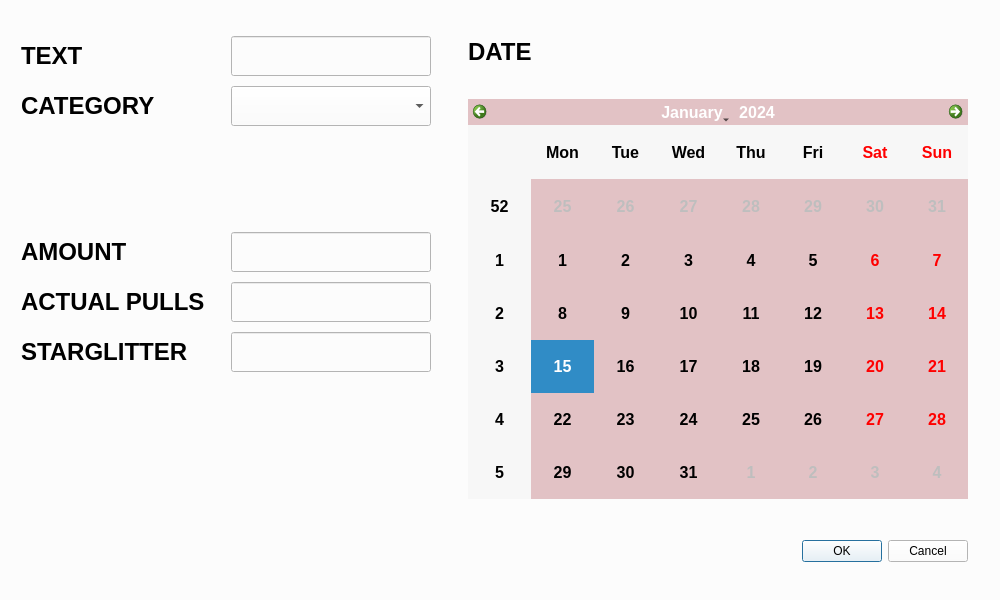
<?xml version="1.0" encoding="UTF-8"?>
<ui version="4.0">
 <class>Dialog</class>
 <widget class="QDialog" name="Dialog">
  <property name="geometry">
   <rect>
    <x>0</x>
    <y>0</y>
    <width>1000</width>
    <height>600</height>
   </rect>
  </property>
  <property name="sizePolicy">
   <sizepolicy hsizetype="Minimum" vsizetype="Minimum">
    <horstretch>0</horstretch>
    <verstretch>0</verstretch>
   </sizepolicy>
  </property>
  <property name="minimumSize">
   <size>
    <width>1000</width>
    <height>600</height>
   </size>
  </property>
  <property name="maximumSize">
   <size>
    <width>1000</width>
    <height>600</height>
   </size>
  </property>
  <property name="windowTitle">
   <string>Edit Event</string>
  </property>
  <property name="windowOpacity">
   <double>0.900000000000000</double>
  </property>
  <property name="styleSheet">
   <string notr="true">background-color: rgb(252,252,252)</string>
  </property>
  <layout class="QHBoxLayout" name="horizontalLayout">
   <item>
    <layout class="QFormLayout" name="formLayout">
     <property name="horizontalSpacing">
      <number>10</number>
     </property>
     <property name="verticalSpacing">
      <number>10</number>
     </property>
     <property name="leftMargin">
      <number>10</number>
     </property>
     <property name="topMargin">
      <number>10</number>
     </property>
     <property name="rightMargin">
      <number>10</number>
     </property>
     <property name="bottomMargin">
      <number>10</number>
     </property>
     <item row="0" column="0" colspan="2">
      <spacer name="verticalSpacer_3">
       <property name="orientation">
        <enum>Qt::Vertical</enum>
       </property>
       <property name="sizeType">
        <enum>QSizePolicy::Fixed</enum>
       </property>
       <property name="sizeHint" stdset="0">
        <size>
         <width>20</width>
         <height>5</height>
        </size>
       </property>
      </spacer>
     </item>
     <item row="1" column="0">
      <widget class="QLabel" name="label">
       <property name="sizePolicy">
        <sizepolicy hsizetype="Minimum" vsizetype="Minimum">
         <horstretch>0</horstretch>
         <verstretch>0</verstretch>
        </sizepolicy>
       </property>
       <property name="minimumSize">
        <size>
         <width>200</width>
         <height>40</height>
        </size>
       </property>
       <property name="maximumSize">
        <size>
         <width>200</width>
         <height>40</height>
        </size>
       </property>
       <property name="font">
        <font>
         <family>MS Shell Dlg 2</family>
         <pointsize>18</pointsize>
         <weight>75</weight>
         <bold>true</bold>
        </font>
       </property>
       <property name="styleSheet">
        <string notr="true">background-color: rgb(252,252,252)</string>
       </property>
       <property name="text">
        <string>TEXT</string>
       </property>
       <property name="alignment">
        <set>Qt::AlignLeading|Qt::AlignLeft|Qt::AlignVCenter</set>
       </property>
      </widget>
     </item>
     <item row="1" column="1">
      <widget class="QLineEdit" name="lineDesc">
       <property name="sizePolicy">
        <sizepolicy hsizetype="Minimum" vsizetype="Minimum">
         <horstretch>0</horstretch>
         <verstretch>0</verstretch>
        </sizepolicy>
       </property>
       <property name="minimumSize">
        <size>
         <width>200</width>
         <height>40</height>
        </size>
       </property>
       <property name="maximumSize">
        <size>
         <width>200</width>
         <height>40</height>
        </size>
       </property>
       <property name="font">
        <font>
         <pointsize>12</pointsize>
         <weight>75</weight>
         <bold>true</bold>
        </font>
       </property>
       <property name="focusPolicy">
        <enum>Qt::ClickFocus</enum>
       </property>
       <property name="styleSheet">
        <string notr="true">background-color: rgb(252,252,252)</string>
       </property>
       <property name="dragEnabled">
        <bool>false</bool>
       </property>
      </widget>
     </item>
     <item row="2" column="0">
      <widget class="QLabel" name="label_2">
       <property name="sizePolicy">
        <sizepolicy hsizetype="Minimum" vsizetype="Minimum">
         <horstretch>0</horstretch>
         <verstretch>0</verstretch>
        </sizepolicy>
       </property>
       <property name="minimumSize">
        <size>
         <width>200</width>
         <height>40</height>
        </size>
       </property>
       <property name="maximumSize">
        <size>
         <width>200</width>
         <height>40</height>
        </size>
       </property>
       <property name="font">
        <font>
         <family>MS Shell Dlg 2</family>
         <pointsize>18</pointsize>
         <weight>75</weight>
         <bold>true</bold>
        </font>
       </property>
       <property name="styleSheet">
        <string notr="true">background-color: rgb(252,252,252)</string>
       </property>
       <property name="text">
        <string>CATEGORY</string>
       </property>
       <property name="alignment">
        <set>Qt::AlignLeading|Qt::AlignLeft|Qt::AlignVCenter</set>
       </property>
      </widget>
     </item>
     <item row="2" column="1">
      <widget class="QComboBox" name="catCombo">
       <property name="sizePolicy">
        <sizepolicy hsizetype="Minimum" vsizetype="Minimum">
         <horstretch>0</horstretch>
         <verstretch>0</verstretch>
        </sizepolicy>
       </property>
       <property name="minimumSize">
        <size>
         <width>200</width>
         <height>40</height>
        </size>
       </property>
       <property name="maximumSize">
        <size>
         <width>200</width>
         <height>40</height>
        </size>
       </property>
       <property name="font">
        <font>
         <pointsize>12</pointsize>
         <weight>75</weight>
         <bold>true</bold>
        </font>
       </property>
       <property name="focusPolicy">
        <enum>Qt::ClickFocus</enum>
       </property>
       <property name="styleSheet">
        <string notr="true">background-color: rgb(252,252,252)</string>
       </property>
       <property name="frame">
        <bool>true</bool>
       </property>
      </widget>
     </item>
     <item row="3" column="0" colspan="2">
      <spacer name="verticalSpacer_2">
       <property name="orientation">
        <enum>Qt::Vertical</enum>
       </property>
       <property name="sizeType">
        <enum>QSizePolicy::Preferred</enum>
       </property>
       <property name="sizeHint" stdset="0">
        <size>
         <width>20</width>
         <height>90</height>
        </size>
       </property>
      </spacer>
     </item>
     <item row="4" column="0">
      <widget class="QLabel" name="label_7">
       <property name="sizePolicy">
        <sizepolicy hsizetype="Minimum" vsizetype="Minimum">
         <horstretch>0</horstretch>
         <verstretch>0</verstretch>
        </sizepolicy>
       </property>
       <property name="minimumSize">
        <size>
         <width>200</width>
         <height>40</height>
        </size>
       </property>
       <property name="maximumSize">
        <size>
         <width>200</width>
         <height>40</height>
        </size>
       </property>
       <property name="font">
        <font>
         <pointsize>18</pointsize>
         <weight>75</weight>
         <bold>true</bold>
        </font>
       </property>
       <property name="text">
        <string>AMOUNT</string>
       </property>
       <property name="alignment">
        <set>Qt::AlignLeading|Qt::AlignLeft|Qt::AlignVCenter</set>
       </property>
      </widget>
     </item>
     <item row="4" column="1">
      <widget class="QLineEdit" name="lineEdit">
       <property name="sizePolicy">
        <sizepolicy hsizetype="Minimum" vsizetype="Minimum">
         <horstretch>0</horstretch>
         <verstretch>0</verstretch>
        </sizepolicy>
       </property>
       <property name="minimumSize">
        <size>
         <width>200</width>
         <height>40</height>
        </size>
       </property>
       <property name="maximumSize">
        <size>
         <width>200</width>
         <height>40</height>
        </size>
       </property>
       <property name="font">
        <font>
         <pointsize>12</pointsize>
         <weight>75</weight>
         <bold>true</bold>
        </font>
       </property>
       <property name="focusPolicy">
        <enum>Qt::ClickFocus</enum>
       </property>
      </widget>
     </item>
     <item row="5" column="0">
      <widget class="QLabel" name="label_8">
       <property name="sizePolicy">
        <sizepolicy hsizetype="Minimum" vsizetype="Minimum">
         <horstretch>0</horstretch>
         <verstretch>0</verstretch>
        </sizepolicy>
       </property>
       <property name="minimumSize">
        <size>
         <width>200</width>
         <height>40</height>
        </size>
       </property>
       <property name="maximumSize">
        <size>
         <width>200</width>
         <height>40</height>
        </size>
       </property>
       <property name="font">
        <font>
         <pointsize>18</pointsize>
         <weight>75</weight>
         <bold>true</bold>
        </font>
       </property>
       <property name="text">
        <string>ACTUAL PULLS</string>
       </property>
       <property name="alignment">
        <set>Qt::AlignLeading|Qt::AlignLeft|Qt::AlignVCenter</set>
       </property>
      </widget>
     </item>
     <item row="5" column="1">
      <widget class="QLineEdit" name="lineEdit_2">
       <property name="sizePolicy">
        <sizepolicy hsizetype="Minimum" vsizetype="Minimum">
         <horstretch>0</horstretch>
         <verstretch>0</verstretch>
        </sizepolicy>
       </property>
       <property name="minimumSize">
        <size>
         <width>200</width>
         <height>40</height>
        </size>
       </property>
       <property name="maximumSize">
        <size>
         <width>200</width>
         <height>40</height>
        </size>
       </property>
       <property name="font">
        <font>
         <pointsize>12</pointsize>
         <weight>75</weight>
         <bold>true</bold>
        </font>
       </property>
       <property name="focusPolicy">
        <enum>Qt::ClickFocus</enum>
       </property>
      </widget>
     </item>
     <item row="6" column="0">
      <widget class="QLabel" name="label_9">
       <property name="sizePolicy">
        <sizepolicy hsizetype="Minimum" vsizetype="Minimum">
         <horstretch>0</horstretch>
         <verstretch>0</verstretch>
        </sizepolicy>
       </property>
       <property name="minimumSize">
        <size>
         <width>200</width>
         <height>40</height>
        </size>
       </property>
       <property name="maximumSize">
        <size>
         <width>200</width>
         <height>40</height>
        </size>
       </property>
       <property name="font">
        <font>
         <pointsize>18</pointsize>
         <weight>75</weight>
         <bold>true</bold>
        </font>
       </property>
       <property name="text">
        <string>STARGLITTER</string>
       </property>
       <property name="alignment">
        <set>Qt::AlignLeading|Qt::AlignLeft|Qt::AlignVCenter</set>
       </property>
      </widget>
     </item>
     <item row="6" column="1">
      <widget class="QLineEdit" name="lineEdit_3">
       <property name="sizePolicy">
        <sizepolicy hsizetype="Minimum" vsizetype="Minimum">
         <horstretch>0</horstretch>
         <verstretch>0</verstretch>
        </sizepolicy>
       </property>
       <property name="minimumSize">
        <size>
         <width>200</width>
         <height>40</height>
        </size>
       </property>
       <property name="maximumSize">
        <size>
         <width>200</width>
         <height>40</height>
        </size>
       </property>
       <property name="font">
        <font>
         <pointsize>12</pointsize>
         <weight>75</weight>
         <bold>true</bold>
        </font>
       </property>
       <property name="focusPolicy">
        <enum>Qt::ClickFocus</enum>
       </property>
      </widget>
     </item>
     <item row="7" column="0" colspan="2">
      <spacer name="verticalSpacer">
       <property name="orientation">
        <enum>Qt::Vertical</enum>
       </property>
       <property name="sizeType">
        <enum>QSizePolicy::Preferred</enum>
       </property>
       <property name="sizeHint" stdset="0">
        <size>
         <width>20</width>
         <height>200</height>
        </size>
       </property>
      </spacer>
     </item>
    </layout>
   </item>
   <item>
    <layout class="QGridLayout" name="gridLayout_2">
     <item row="1" column="1">
      <widget class="QCalendarWidget" name="calendarEd">
       <property name="sizePolicy">
        <sizepolicy hsizetype="Minimum" vsizetype="Minimum">
         <horstretch>0</horstretch>
         <verstretch>0</verstretch>
        </sizepolicy>
       </property>
       <property name="minimumSize">
        <size>
         <width>500</width>
         <height>400</height>
        </size>
       </property>
       <property name="maximumSize">
        <size>
         <width>500</width>
         <height>400</height>
        </size>
       </property>
       <property name="font">
        <font>
         <family>MS Shell Dlg 2</family>
         <pointsize>12</pointsize>
         <weight>75</weight>
         <bold>true</bold>
        </font>
       </property>
       <property name="focusPolicy">
        <enum>Qt::ClickFocus</enum>
       </property>
       <property name="styleSheet">
        <string notr="true">background-color: rgb(226,194,197)</string>
       </property>
       <property name="locale">
        <locale language="English" country="UnitedStates"/>
       </property>
       <property name="minimumDate">
        <date>
         <year>2001</year>
         <month>9</month>
         <day>11</day>
        </date>
       </property>
       <property name="maximumDate">
        <date>
         <year>2101</year>
         <month>9</month>
         <day>11</day>
        </date>
       </property>
       <property name="firstDayOfWeek">
        <enum>Qt::Monday</enum>
       </property>
       <property name="horizontalHeaderFormat">
        <enum>QCalendarWidget::ShortDayNames</enum>
       </property>
      </widget>
     </item>
     <item row="0" column="0">
      <spacer name="horizontalSpacer">
       <property name="orientation">
        <enum>Qt::Horizontal</enum>
       </property>
       <property name="sizeHint" stdset="0">
        <size>
         <width>40</width>
         <height>20</height>
        </size>
       </property>
      </spacer>
     </item>
     <item row="3" column="1">
      <widget class="QDialogButtonBox" name="okButtons">
       <property name="sizePolicy">
        <sizepolicy hsizetype="Minimum" vsizetype="Minimum">
         <horstretch>0</horstretch>
         <verstretch>0</verstretch>
        </sizepolicy>
       </property>
       <property name="minimumSize">
        <size>
         <width>200</width>
         <height>20</height>
        </size>
       </property>
       <property name="maximumSize">
        <size>
         <width>500</width>
         <height>30</height>
        </size>
       </property>
       <property name="font">
        <font>
         <family>MS Shell Dlg 2</family>
         <pointsize>18</pointsize>
         <weight>75</weight>
         <bold>true</bold>
        </font>
       </property>
       <property name="focusPolicy">
        <enum>Qt::ClickFocus</enum>
       </property>
       <property name="layoutDirection">
        <enum>Qt::LeftToRight</enum>
       </property>
       <property name="styleSheet">
        <string notr="true">background-color: rgb(252,252,252)</string>
       </property>
       <property name="locale">
        <locale language="English" country="UnitedStates"/>
       </property>
       <property name="standardButtons">
        <set>QDialogButtonBox::Cancel|QDialogButtonBox::Ok</set>
       </property>
      </widget>
     </item>
     <item row="0" column="2">
      <spacer name="horizontalSpacer_2">
       <property name="orientation">
        <enum>Qt::Horizontal</enum>
       </property>
       <property name="sizeHint" stdset="0">
        <size>
         <width>40</width>
         <height>20</height>
        </size>
       </property>
      </spacer>
     </item>
     <item row="0" column="1">
      <widget class="QLabel" name="label_5">
       <property name="sizePolicy">
        <sizepolicy hsizetype="Minimum" vsizetype="Minimum">
         <horstretch>0</horstretch>
         <verstretch>0</verstretch>
        </sizepolicy>
       </property>
       <property name="minimumSize">
        <size>
         <width>150</width>
         <height>40</height>
        </size>
       </property>
       <property name="maximumSize">
        <size>
         <width>150</width>
         <height>40</height>
        </size>
       </property>
       <property name="font">
        <font>
         <family>MS Shell Dlg 2</family>
         <pointsize>18</pointsize>
         <weight>75</weight>
         <bold>true</bold>
        </font>
       </property>
       <property name="styleSheet">
        <string notr="true">background-color: rgb(252,252,252)</string>
       </property>
       <property name="text">
        <string>DATE</string>
       </property>
      </widget>
     </item>
     <item row="2" column="1">
      <spacer name="verticalSpacer_4">
       <property name="orientation">
        <enum>Qt::Vertical</enum>
       </property>
       <property name="sizeType">
        <enum>QSizePolicy::Fixed</enum>
       </property>
       <property name="sizeHint" stdset="0">
        <size>
         <width>20</width>
         <height>10</height>
        </size>
       </property>
      </spacer>
     </item>
    </layout>
   </item>
  </layout>
 </widget>
 <resources/>
 <connections>
  <connection>
   <sender>okButtons</sender>
   <signal>accepted()</signal>
   <receiver>Dialog</receiver>
   <slot>accept()</slot>
   <hints>
    <hint type="sourcelabel">
     <x>490</x>
     <y>244</y>
    </hint>
    <hint type="destinationlabel">
     <x>157</x>
     <y>274</y>
    </hint>
   </hints>
  </connection>
  <connection>
   <sender>okButtons</sender>
   <signal>rejected()</signal>
   <receiver>Dialog</receiver>
   <slot>reject()</slot>
   <hints>
    <hint type="sourcelabel">
     <x>516</x>
     <y>250</y>
    </hint>
    <hint type="destinationlabel">
     <x>286</x>
     <y>274</y>
    </hint>
   </hints>
  </connection>
 </connections>
</ui>
